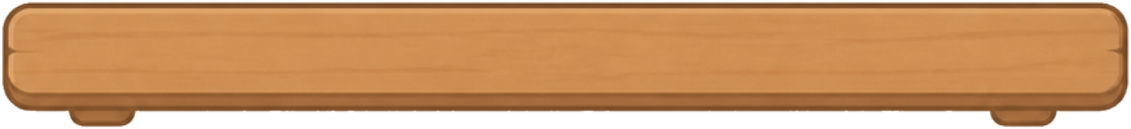
#> input picture Assets/_Project/Source/Art/UI/Gameplay/shelf.png, 1131 x 129 px, found by its file name
$ python compose_test.py
#> lines starting #> are read from the running program, lines starting #| are printed output that depends on the picture
"""Ghép thử màn chơi (bố cục mockup v3) bằng asset đã xuất, để kiểm tra ô cơm / hộp sắt ghép theo lưới.
Chạy: python compose_test.py -> ghep-thu-man-choi.png (780x1688, tức 390x844 @2x)"""
from pathlib import Path
from PIL import Image, ImageDraw, ImageFont

ART = Path('E:/Everything/Git/InBento/Assets/_Project/Source/Art')
S = 2
W, H = 390 * S, 844 * S
img = Image.new('RGBA', (W, H), (243, 233, 218, 255))
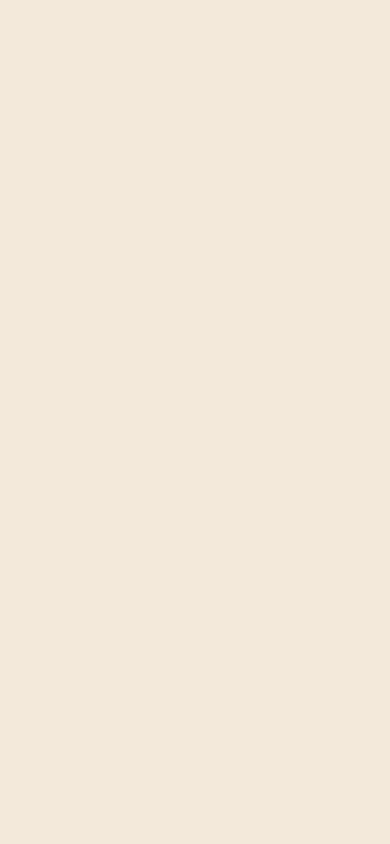
#> img: PIL image 780x1688 RGBA (shown at 1/2 size); mean R, G, B, A 243, 233, 218, 255
d = ImageDraw.Draw(img)
F = lambda n: ImageFont.truetype('C:/Windows/Fonts/segoeuib.ttf', n * S)
ink = (122, 98, 82)


def load(p):
#> called with p = 'UI/Gameplay/shelf.png'
    return Image.open(ART / p).convert('RGBA')
#> returned value is the input picture: PIL image 1131x129 RGBA; mean R, G, B, A 200.2, 147.8, 100.2, 218.2


def put(p_or_im, x, y, w=None, h=None, center=False):
    im = load(p_or_im) if isinstance(p_or_im, str) else p_or_im
    if w and not h: h = round(im.height * w / im.width)
#> h = 92
    if h and not w: w = round(im.width * h / im.height)
    if w: im = im.resize((round(w), round(h)), Image.LANCZOS)
    if center: x, y = x - im.width / 2, y - im.height / 2
    img.alpha_composite(im, (round(x), round(y)))
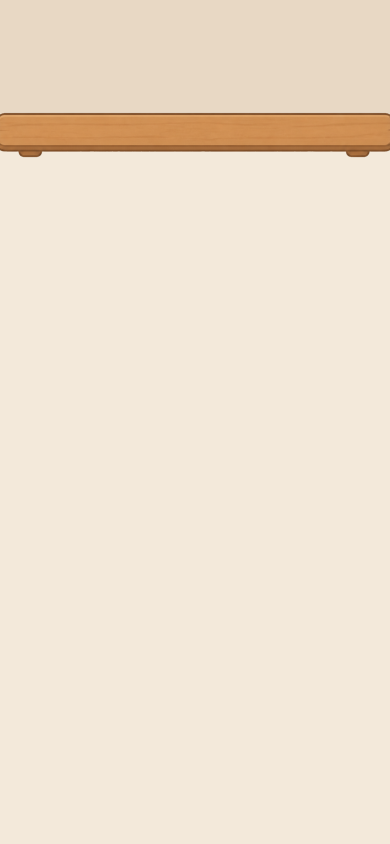
#> img: PIL image 780x1688 RGBA (shown at 1/2 size); mean R, G, B, A 239.2, 226.1, 208.5, 255
    return im


def nine(p, x, y, w, h, b):
    """Vẽ ảnh 9-slice b=(L,B,R,T) theo pixel ảnh, co theo hệ số s cho vừa."""
    im = load(p); L, B, R, T = b; s = S * 0.5
    L2, B2, R2, T2 = [round(v * s) for v in (L, B, R, T)]
    xs = [0, L, im.width - R, im.width]; ys = [0, T, im.height - B, im.height]
    dx = [x, x + L2, x + w - R2, x + w]; dy = [y, y + T2, y + h - B2, y + h]
    for i in range(3):
        for j in range(3):
            sw, sh = xs[i + 1] - xs[i], ys[j + 1] - ys[j]; tw, th = dx[i + 1] - dx[i], dy[j + 1] - dy[j]
            if sw > 0 and sh > 0 and tw > 0 and th > 0:
                img.alpha_composite(im.crop((xs[i], ys[j], xs[i + 1], ys[j + 1])).resize((round(tw), round(th)), Image.LANCZOS), (round(dx[i]), round(dy[j])))


# ---- kệ gỗ + đầu màn hình ----
d.rectangle([0, 0, W, 132 * S], fill=(232, 216, 196))
put('UI/Gameplay/shelf.png', -6 * S, 112 * S, w=W + 12 * S)
put('UI/Common/mascot_egg.png', 296 * S, 58 * S, w=84 * S)     # ngồi trên kệ
#> call 2 of put, with p_or_im = 'UI/Common/mascot_egg.png', x = 592, y = 116, w = 168, center = False
#> call 2 of load, with p = 'UI/Common/mascot_egg.png'
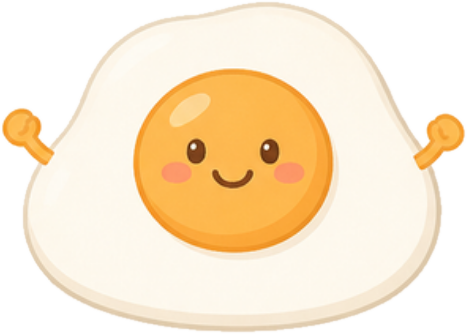
#> input picture Assets/_Project/Source/Art/UI/Common/mascot_egg.png, 467 x 334 px, found by its file name
#> in load, returned value is the input picture: PIL image 467x334 RGBA; mean R, G, B, A 250.2, 230.7, 201.3, 178.7
#> in put (call 2), `if w: im = im.resize((round(w), round(h)), Image.LANCZOS)`:
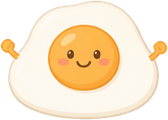
#> im: PIL image 168x120 RGBA; mean R, G, B, A 184.3, 165, 136.8, 178.7; transparent parts drawn white
pl = put('UI/Gameplay/plaque_tab.png', 195 * S, 72 * S, w=170 * S, center=True)
#> call 3 of put, with p_or_im = 'UI/Gameplay/plaque_tab.png', x = 390, y = 144, w = 340, center = True
#> call 3 of load, with p = 'UI/Gameplay/plaque_tab.png'
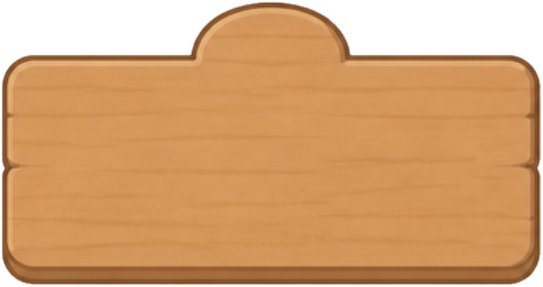
#> input picture Assets/_Project/Source/Art/UI/Gameplay/plaque_tab.png, 543 x 287 px, found by its file name
#> in load, returned value is the input picture: PIL image 543x287 RGBA; mean R, G, B, A 212.3, 161.9, 114.5, 212.2
#> in put (call 3), `if w: im = im.resize((round(w), round(h)), Image.LANCZOS)`:
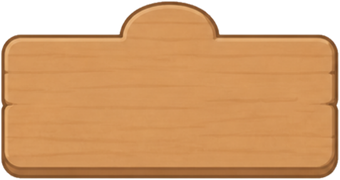
#> im: PIL image 340x180 RGBA; mean R, G, B, A 175.2, 124.7, 77.3, 212.1; transparent parts drawn white
#> in put (call 3), `img.alpha_composite(im, (round(x), round(y)))`:
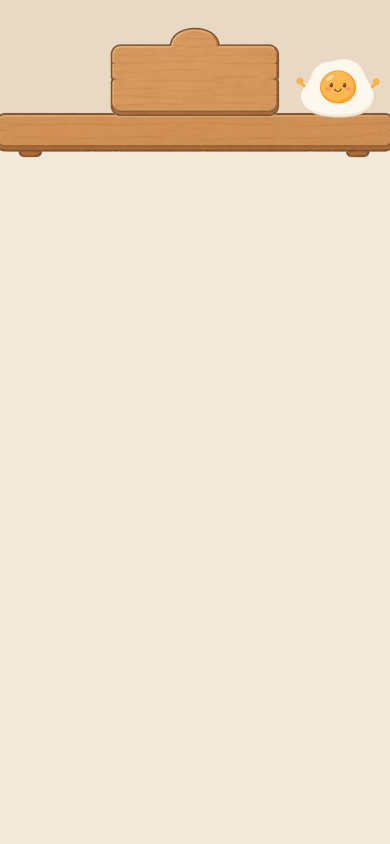
#> img: PIL image 780x1688 RGBA (shown at 1/2 size); mean R, G, B, A 238.5, 223.6, 204.5, 255
d.text((195 * S, 60 * S), 'Level 9', font=F(17), fill=(255, 246, 230), anchor='mm', stroke_width=3 * S // 2, stroke_fill=(150, 98, 60))
d.text((195 * S, 90 * S), '×3', font=F(22), fill=(255, 246, 230), anchor='mm', stroke_width=2 * S, stroke_fill=(150, 98, 60))
put('UI/Common/btn_settings.png', 16 * S, 26 * S, w=52 * S)
#> (the run stopped early here; a loop or call above may not have finished)
